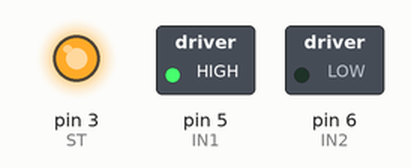
The sketch below on a simulated Arduino Uno, built with avr-gcc and run on an emulated ATmega328P. On the bench: switched loads named in the sketch (green lamp = pin HIGH), output pins drawn as LEDs (lit = HIGH).

Above: at 0.1 s.
Timing chart, 0 to 1.6 s (numbered marks = the images above):
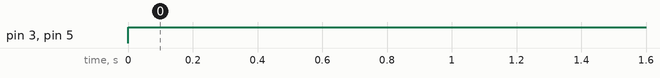

Measured:
- by itself, pin 3 (ST), pin 5 (IN1): LOW → HIGH at 0.00 s

The sketch:

testMotorDriver.ino
```cpp
/*
 * 使用パーツ
 * - モータドライバ: TOSHIBA TA8429HQ, https://toshiba.semicon-storage.com/jp/semiconductor/product/motor-driver-ics/brushed-dc-motor-driver-ics/detail.TA8429HQ.html
 * - DCモータ(ブラシ付きモータ): PS4用振動モータ(左右), https://www.amazon.co.jp/KESOTO-PS4%E3%82%B3%E3%83%B3%E3%83%88%E3%83%AD%E3%83%BC%E3%83%A9%E7%94%A8-%E5%B7%A6-%E6%8C%AF%E5%8B%95%E3%83%A2%E3%83%BC%E3%82%BF%E3%83%BC-3D%E3%83%A9%E3%83%B3%E3%83%96%E3%83%AB%E3%83%A2%E3%83%BC%E3%82%BF-%E4%BA%A4%E6%8F%9B%E9%83%A8%E5%93%81/dp/B07KDV8HGT
 * - モータ用電源: UNIFIVE Model No:US300620, https://jp.rs-online.com/web/p/ac-dc-adapters/5248780
 * - ブレッドボード用電源モジュール: MB102, https://ht-deko.com/arduino/breadboard_power.html
 */

// 参考 Arduino電子工作の基本⑤ モータを動かす, https://deviceplus.jp/hobby/arduino_f05/

const int IN1 = 5;
const int IN2 = 6;
const int ST = 3;

void setup() {
  pinMode( IN1, OUTPUT );
  pinMode( IN2, OUTPUT );
  pinMode( ST, OUTPUT );
}

void loop() {
  // とりあえず正転
  analogWrite( IN1, 255 );
  analogWrite( IN2, 0 );
  analogWrite( ST, 255 );


  // 停止状態から，モータの速度が徐々に速くなり，最大に達したら徐々に遅くなり，停止するプログラム
  /*
  int speed;

  analogWrite( IN1, 255 );
  analogWrite( IN2, 255 );

  speed = 0;
  while( speed <= 255 ){
      analogWrite( ST, speed );
      delay(100);
      speed = speed + 5;
  }

  delay(5000);

  speed = 255;
  while(speed >= 0){
      analogWrite(ST, speed);
      delay(100);
      speed = speed - 5;
  }

  delay(5000);
  */
}
```
